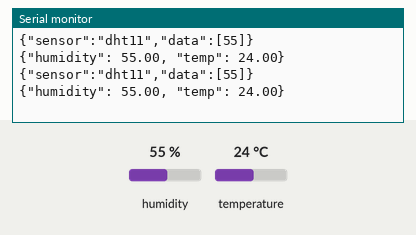
The sketch below on a simulated ESP8266 (NodeMCU). Shown: the last lines printed to the serial monitor. The test bench sets the inputs (shaded band); at power-on: humidity 55 %, temperature 24 °C.

Above: at 2.8 s.
2.9 s: humidity set to 22 %
At 5.2 s:
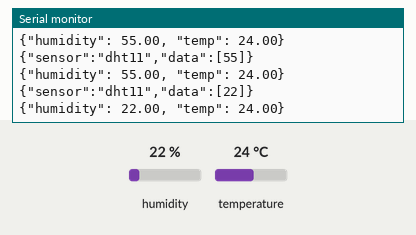
5.6 s: temperature set to 12 °C
At 7.2 s:
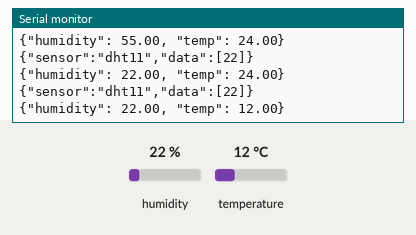
8.3 s: humidity set to 40 %
At 11.0 s:
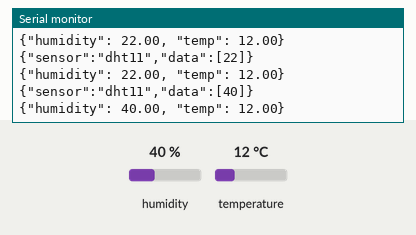
Timing chart, 0 to 12.5 s (numbered marks = the images above; inputs shaded):
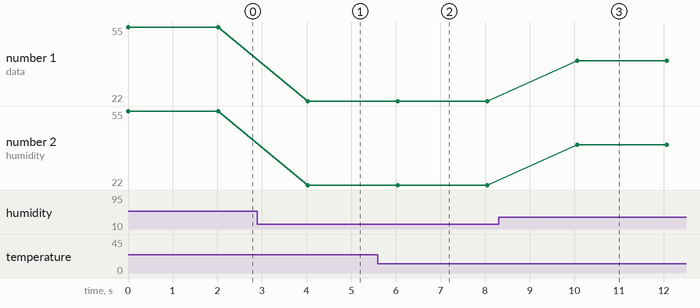

The sketch:

SensorRead.ino
```cpp
#include "DHTesp.h"
#include <ArduinoJson.h>

DHTesp dht;

void setup() {
    Serial.begin(115200);
}

void loop() {
    dht.setup(D7, DHTesp::DHT11);
    float h = dht.getHumidity();
    float t = dht.getTemperature();
    char* json = "\"Humidity\": ";
    char* c_h;

    StaticJsonDocument<200> doc;
    doc["sensor"] = "dht11";
    JsonArray data = doc.createNestedArray("data");
    data.add(h);
    serializeJson(doc, Serial);
    Serial.print("\n");
    Serial.print("{\"humidity\": ");
    Serial.print(h);
    Serial.print(", \"temp\": ");
    Serial.print(t);
    Serial.print("}\n");

    delay(2000);
}
```

Measured:
- after the input at 2.9 s, the serial monitor: prints a new line after 1.1 s (image 1)
- after the input at 5.6 s, the serial monitor: prints a new line after 0.44 s (image 2)
- after the input at 8.3 s, the serial monitor: prints a new line after 1.8 s (image 3)
- plotted number 1: 55 → 22 after the input at 2.9 s, 22 → 40 after the input at 8.3 s
- plotted number 2: 55 → 22 after the input at 2.9 s, 22 → 40 after the input at 8.3 s
